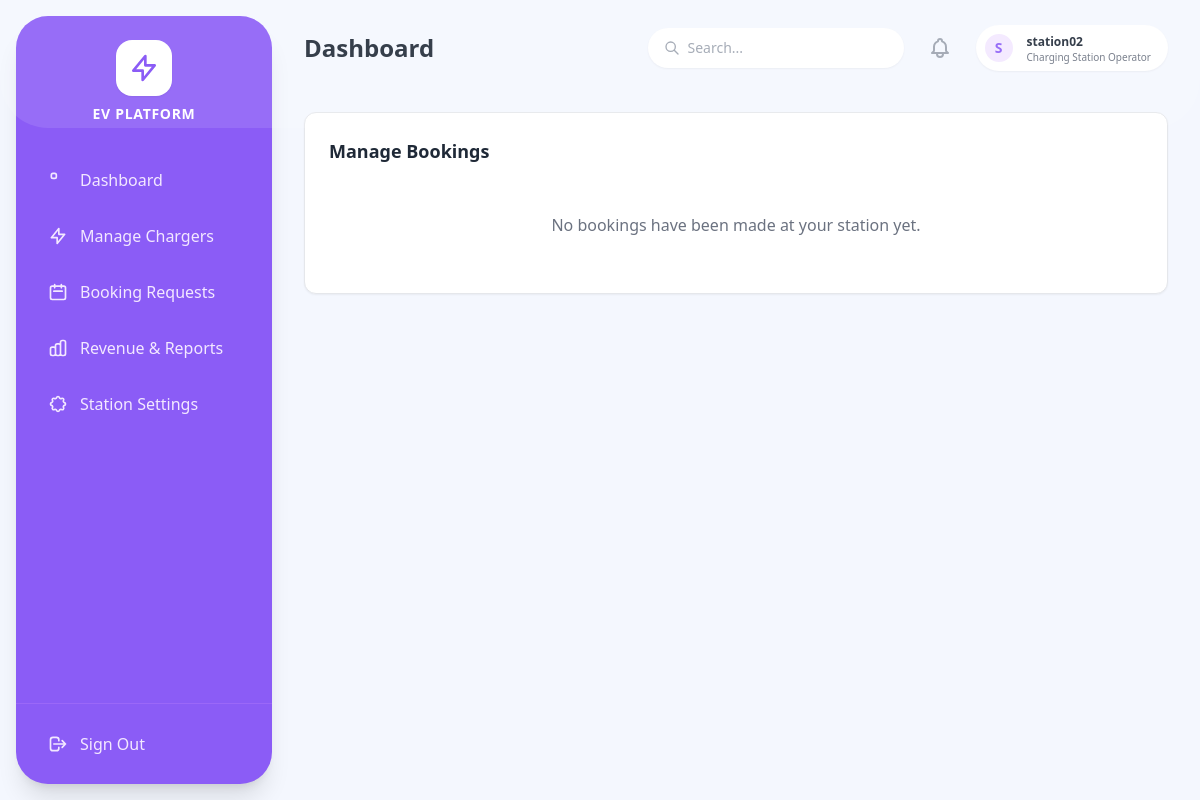
Screenshot of /bookings/station-requests/ (signed in) with the database file from the repository.
### accounts/models.py (models this page shows, shortened)
class User(AbstractUser):
    class RoleChoices(models.TextChoices):
        ADMIN = 'ADMIN', 'Admin'
        EV_OWNER = 'EV_OWNER', 'EV Owner'
        STATION_OPERATOR = 'STATION_OPERATOR', 'Charging Station Operator'
        SERVICE_CENTER = 'SERVICE_CENTER', 'Service Center'
        DELIVERY_PARTNER = 'DELIVERY_PARTNER', 'Delivery Partner'
    role = models.CharField(max_length=20, choices=RoleChoices.choices, default=RoleChoices.EV_OWNER)
    phone_number = models.CharField(max_length=15, unique=True, blank=True, null=True)
    is_approved = models.BooleanField(default=False)
    email_verified = models.BooleanField(default=False) # For optional email verification

### bookings/views.py (the view)
# urls.py: path('station-requests/', views.operator_booking_list, name='operator_booking_list'),
@login_required
@role_required('STATION_OPERATOR')
def operator_booking_list(request):
    station = getattr(request.user, 'station_profile', None)
    bookings = Booking.objects.filter(charger__station=station) if station else []
    return render(request, 'bookings/operator_list.html', {'bookings': bookings})

### notifications/context_processors.py (called while the page is built)
def unread_count(request):
    if request.user.is_authenticated:
        count = request.user.notifications.filter(is_read=False).count()
        return {'unread_notifications_count': count}
    return {'unread_notifications_count': 0}

### bookings/templates/bookings/operator_list.html (shortened to what this page needs)
{% extends 'base.html' %}
{% block content %}
<div class="bg-white rounded-xl shadow-sm border border-gray-200">
    <div class="p-6">
        <h3 class="font-bold text-lg mb-4">Manage Bookings</h3>
        <div class="space-y-4">
            {% for booking in bookings %}
            <div class="flex flex-col md:flex-row justify-between md:items-center p-4 border rounded-lg {% if booking.status == 'PENDING' %}bg-yellow-50 border-yellow-200{% endif %}">
                <div class="mb-2 md:mb-0">
                    <p class="font-medium">User: {{ booking.user.get_full_name|default:booking.user.username }}</p>
                    <p class="text-sm text-gray-500">Charger: {{ booking.charger.charger_id_string }}</p>
                    <p class="text-sm text-gray-500">{{ booking.start_time|date:"M d, Y h:i A" }} - {{ booking.end_time|date:"h:i A" }}</p>
                </div>
                <div class="flex flex-col items-end space-y-2">
                    <span class="font-medium text-sm">Est. Revenue: ${{ booking.total_cost }}</span>
                    {% if booking.status == 'PENDING' %}
                    <div class="flex space-x-2">
                        <a href="{% url 'update_booking_status' booking.id 'approve' %}" class="bg-green-600 text-white px-3 py-1 rounded text-sm hover:bg-green-700">Approve</a>
                        <a href="{% url 'update_booking_status' booking.id 'reject' %}" class="bg-red-600 text-white px-3 py-1 rounded text-sm hover:bg-red-700">Reject</a>
                    </div>
                    {% else %}
                    <span class="px-2 py-1 text-xs rounded-full font-semibold bg-gray-100 text-gray-800">
                        {{ booking.get_status_display }}
                    </span>
                    {% endif %}
                </div>
            </div>
            {% empty %}
            <div class="text-center py-8 text-gray-500">
                No bookings have been made at your station yet.
            </div>
            {% endfor %}
        </div>
    </div>
</div>
{% endblock %}

### templates/base.html (shortened to what this page needs)
<!DOCTYPE html>
<html lang="en">
<head>
    <script src="https://cdn.tailwindcss.com"></script>
</head>
<body class="flex h-screen font-sans text-gray-800 antialiased overflow-hidden">
    <aside id="mobile-sidebar" class="fixed md:static inset-y-0 left-0 z-50 w-64 bg-[#8b5cf6] text-white flex flex-col sidebar-hidden md:transform-none md:my-4 md:ml-4 md:rounded-[2rem] shadow-xl overflow-hidden">
        <div class="flex items-center justify-between md:justify-center mt-6 mb-8 px-6 md:px-0 z-10">
            <div class="flex flex-col items-center">
                <div class="bg-white text-[#8b5cf6] p-3 rounded-2xl mb-2 shadow-sm flex items-center justify-center">
                    <svg class="h-8 w-8" fill="none" stroke="currentColor" viewBox="0 0 24 24"><path stroke-linecap="round" stroke-linejoin="round" stroke-width="2" d="M13 10V3L4 14h7v7l9-11h-7z"></path></svg>
                </div>
                <h2 class="font-bold tracking-wider text-sm uppercase hidden md:block">EV Platform</h2>
            </div>
        </div>
        <nav class="flex-1 px-4 overflow-y-auto hide-scrollbar z-10 pb-4">
            <ul class="space-y-2">
                {% if request.user.role == 'EV_OWNER' %}
                <li><a href="{% url 'owner_dashboard' %}" class="flex items-center space-x-3 px-4 py-3 rounded-xl text-purple-100 hover:bg-white hover:bg-opacity-10 transition font-medium"><svg class="w-5 h-5" fill="none" stroke="currentColor" viewBox="0 0 24 24"><path stroke-linecap="round" stroke-linejoin="round" stroke-width="2" d="M4 6a2 2 0 012-2h2a2 2 0 012 2v2a2 2 0 01-2 2H6a2 2 0 01-2-2V6zM14 6a2 2 0 012-2h2a2 2 0 012 2v2a2 2 0 01-2 2h-2a2 2 0 01-2-2V6z"></path></svg><span>Dashboard</span></a></li>
                <li><a href="{% url 'owner_vehicle_list' %}" class="flex items-center space-x-3 px-4 py-3 rounded-xl text-purple-100 hover:bg-white hover:bg-opacity-10 transition font-medium"><svg class="w-5 h-5" fill="none" stroke="currentColor" viewBox="0 0 24 24"><path stroke-linecap="round" stroke-linejoin="round" stroke-width="2" d="M3 10h18M7 15h1m4 0h1m-7 4h12a3 3 0 003-3V8a3 3 0 00-3-3H6a3 3 0 00-3 3v8a3 3 0 003 3z"></path></svg><span>My Vehicles</span></a></li>
                <li><a href="{% url 'browse_stations' %}" class="flex items-center space-x-3 px-4 py-3 rounded-xl text-purple-100 hover:bg-white hover:bg-opacity-10 transition font-medium"><svg class="w-5 h-5" fill="none" stroke="currentColor" viewBox="0 0 24 24"><path stroke-linecap="round" stroke-linejoin="round" stroke-width="2" d="M17.657 16.657L13.414 20.9a1.998 1.998 0 01-2.827 0l-4.244-4.243a8 8 0 1111.314 0z"></path></svg><span>Find Stations</span></a></li>
                <li><a href="{% url 'booking_list' %}" class="flex items-center space-x-3 px-4 py-3 rounded-xl text-purple-100 hover:bg-white hover:bg-opacity-10 transition font-medium"><svg class="w-5 h-5" fill="none" stroke="currentColor" viewBox="0 0 24 24"><path stroke-linecap="round" stroke-linejoin="round" stroke-width="2" d="M8 7V3m8 4V3m-9 8h10M5 21h14a2 2 0 002-2V7a2 2 0 00-2-2H5a2 2 0 00-2 2v12a2 2 0 002 2z"></path></svg><span>My Bookings</span></a></li>
                <li><a href="{% url 'owner_service_dashboard' %}" class="flex items-center space-x-3 px-4 py-3 rounded-xl text-purple-100 hover:bg-white hover:bg-opacity-10 transition font-medium"><svg class="w-5 h-5" fill="none" stroke="currentColor" viewBox="0 0 24 24"><path stroke-linecap="round" stroke-linejoin="round" stroke-width="2" d="M10.325 4.317c.426-1.756 2.924-1.756 3.35 0a1.724 1.724 0 002.573 1.066c1.543-.94 3.31.826 2.37 2.37a1.724 1.724 0 001.065 2.572c1.756.426 1.756 2.924 0 3.35a1.724 1.724 0 00-1.066 2.573c.94 1.543-.826 3.31-2.37 2.37a1.724 1.724 0 00-2.572 1.065c-.426 1.756-2.924 1.756-3.35 0a1.724 1.724 0 00-2.573-1.066c-1.543.94-3.31-.826-2.37-2.37a1.724 1.724 0 00-1.065-2.572c-1.756-.426-1.756-2.924 0-3.35a1.724 1.724 0 001.066-2.573c-.94-1.543.826-3.31 2.37-2.37.996.608 2.296.07 2.572-1.065z"></path></svg><span>My Repairs</span></a></li>
                {% elif request.user.role == 'STATION_OPERATOR' %}
                <li><a href="{% url 'operator_dashboard' %}" class="flex items-center space-x-3 px-4 py-3 rounded-xl text-purple-100 hover:bg-white hover:bg-opacity-10 transition font-medium"><svg class="w-5 h-5" fill="none" stroke="currentColor" viewBox="0 0 24 24"><path stroke-linecap="round" stroke-linejoin="round" stroke-width="2" d="M4 6a2 2 0 012-2h2a2 2 0 012 2v2a2 2 0 01-2 2H6a2 2 0 01-2-2V6z"></path></svg><span>Dashboard</span></a></li>
                <li><a href="{% url 'charger_list' %}" class="flex items-center space-x-3 px-4 py-3 rounded-xl text-purple-100 hover:bg-white hover:bg-opacity-10 transition font-medium"><svg class="w-5 h-5" fill="none" stroke="currentColor" viewBox="0 0 24 24"><path stroke-linecap="round" stroke-linejoin="round" stroke-width="2" d="M13 10V3L4 14h7v7l9-11h-7z"></path></svg><span>Manage Chargers</span></a></li>
                <li><a href="{% url 'operator_booking_list' %}" class="flex items-center space-x-3 px-4 py-3 rounded-xl text-purple-100 hover:bg-white hover:bg-opacity-10 transition font-medium"><svg class="w-5 h-5" fill="none" stroke="currentColor" viewBox="0 0 24 24"><path stroke-linecap="round" stroke-linejoin="round" stroke-width="2" d="M8 7V3m8 4V3m-9 8h10M5 21h14a2 2 0 002-2V7a2 2 0 00-2-2H5a2 2 0 00-2 2v12a2 2 0 002 2z"></path></svg><span>Booking Requests</span></a></li>
                <li><a href="{% url 'operator_reports' %}" class="flex items-center space-x-3 px-4 py-3 rounded-xl text-purple-100 hover:bg-white hover:bg-opacity-10 transition font-medium"><span>Revenue & Reports</span></a></li>
                <li><a href="{% url 'station_profile' %}" class="flex items-center space-x-3 px-4 py-3 rounded-xl text-purple-100 hover:bg-white hover:bg-opacity-10 transition font-medium"><span>Station Settings</span></a></li>
                {% endif %}
            </ul>
        </nav>
        <div class="p-4 z-10 border-t border-purple-400 border-opacity-30">
            <form method="post" action="{% url 'logout' %}">
                <button type="submit" class="w-full flex items-center space-x-3 px-4 py-3 rounded-xl text-purple-100 hover:bg-white hover:text-red-500 hover:bg-opacity-10 transition font-medium">
                    <svg class="w-5 h-5" fill="none" stroke="currentColor" viewBox="0 0 24 24"><path stroke-linecap="round" stroke-linejoin="round" stroke-width="2" d="M17 16l4-4m0 0l-4-4m4 4H7m6 4v1a3 3 0 01-3 3H6a3 3 0 01-3-3V7a3 3 0 013-3h4a3 3 0 013 3v1"></path></svg>
                    <span>Sign Out</span>
                </button>
            </form>
        </div>
    </aside>
    <div class="flex-1 flex flex-col h-full overflow-hidden">
        <header class="h-20 bg-transparent flex items-center justify-between px-4 md:px-8 z-10 pt-4 md:pt-6 pb-2">
            <div class="flex items-center">
                <h1 class="text-xl md:text-2xl font-bold text-gray-800 truncate">
                    {% block header_title %}Dashboard{% endblock %}
                </h1>
            </div>
            <div class="flex items-center space-x-3 md:space-x-6">
                <div class="hidden lg:block relative w-64">
                    <input type="text" placeholder="Search..." class="w-full bg-white rounded-full py-2.5 pl-10 pr-4 shadow-sm border-none focus:ring-2 focus:ring-[#8b5cf6] text-sm text-gray-600 outline-none">
                    <svg class="w-4 h-4 text-gray-400 absolute left-4 top-3" fill="none" stroke="currentColor" viewBox="0 0 24 24"><path stroke-linecap="round" stroke-linejoin="round" stroke-width="2" d="M21 21l-6-6m2-5a7 7 0 11-14 0 7 7 0 0114 0z"></path></svg>
                </div>
                <div class="relative group">
                    <a href="{% url 'notification_list' %}" class="relative p-2 text-gray-400 hover:text-gray-500">
                    </a>
                </div>
                <a href="{% url 'profile_view' %}" class="flex items-center space-x-3 bg-white pl-1.5 pr-4 py-1.5 rounded-full shadow-sm border border-gray-100 hover:bg-purple-50 transition border-transparent hover:border-purple-200 cursor-pointer group">
                    <div class="h-8 w-8 rounded-full bg-purple-100 flex items-center justify-center text-[#8b5cf6] font-bold uppercase text-sm border-2 border-white">
                        {{ request.user.username|make_list|first }}
                    </div>
                    <div class="hidden md:block text-left">
                        <p class="text-xs font-bold text-gray-800 group-hover:text-[#8b5cf6] transition">{{ request.user.get_full_name|default:request.user.username }}</p>
                        <p class="text-[10px] text-gray-500 leading-none mt-0.5">{{ request.user.get_role_display }}</p>
                    </div>
                </a>
            </div>
        </header>
        <main class="flex-1 overflow-x-hidden overflow-y-auto p-4 md:p-8 hide-scrollbar">
            {% block content %}
            {% endblock %}
        </main>
    </div>
</body>
</html>

### templates/base.html (style rules this page uses)
body { font-family: 'Poppins', sans-serif; background-color: #f4f7fe; }
#mobile-sidebar { transition: transform 0.3s ease-in-out; }
.sidebar-hidden { transform: translateX(-100%); }
.hide-scrollbar { -ms-overflow-style: none; scrollbar-width: none; }

### rows the page displays
User: user.username|make_list "S", user.get_full_name "station02", user.role "Charging Station Operator"
